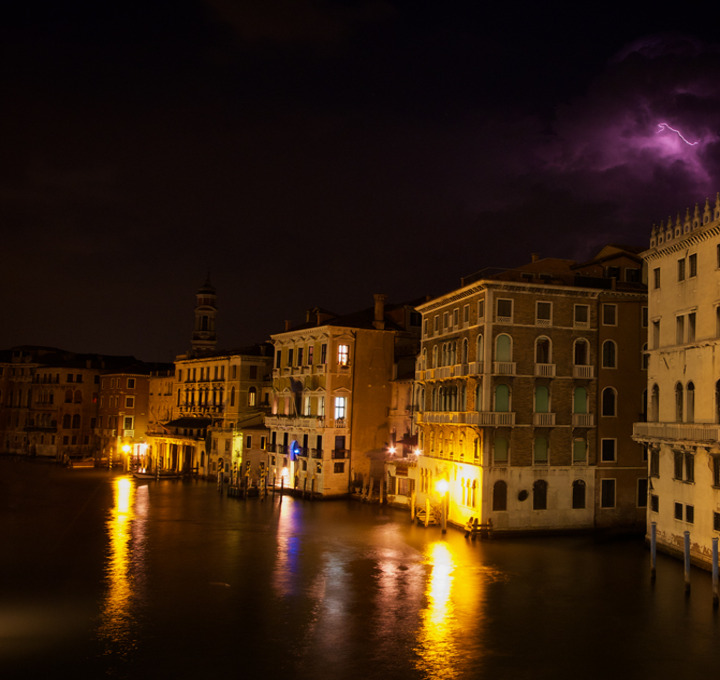
#> input picture tasks/1.bmp, 720 x 680 px
$ python main.py   (older library calls are emulated)
#> lines starting #> are read from the running program, lines starting #| are printed output that depends on the picture; long printed decimals are rounded
### method/HE.py
from PIL import Image
import numpy as np

class HE():
    def __init__(self, ):
        return

    def run(self, img: Image):
        r, g, b = img.split()
        r, g, b = np.array(r), np.array(g), np.array(b)

        def cal_he(channel: np.ndarray):
            imhist, bins = np.histogram(channel.flatten(), bins=256, density=True)
            cul_dis = imhist.cumsum()
            cul_dis = 255 * cul_dis / cul_dis[-1]
            result = np.interp(channel.flatten(), bins[:-1], cul_dis).reshape(channel.shape)
            return result

        img = np.stack((cal_he(r), cal_he(g), cal_he(b)), axis=2)
        return Image.fromarray(np.uint8(img))

### utils.py
from PIL import Image
import matplotlib.pyplot as plt
import numpy as np
from matrics import PSNR, SSIM, MAE, Entrpoy, EME

def draw_hist(img: Image, plt):
    r, g, b = img.split()
    ar=np.array(r).flatten()
    plt.hist(ar, bins=256, density=1, alpha=0.5, stacked=True, facecolor='r',edgecolor='r')
    ag=np.array(g).flatten()
    plt.hist(ag, bins=256, density=1, alpha=0.5, stacked=True, facecolor='g',edgecolor='g')
    ab=np.array(b).flatten()
    plt.hist(ab, bins=256, density=1, alpha=0.5, stacked=True, facecolor='b',edgecolor='b')

def show_results(img: Image, pro_img: Image, ref_img=None):
    if ref_img == None:
        plt.subplot(2 ,2 ,1)
        plt.imshow(img)
        plt.axis('off')
        plt.subplot(2, 2, 2)
        plt.imshow(pro_img)
        plt.axis('off')
        plt.subplot(2, 2, 3)
        draw_hist(img, plt)
        plt.subplot(2, 2, 4)
        draw_hist(pro_img, plt)

    else:
        plt.subplot(2, 3, 1)
        plt.imshow(img)
        plt.axis('off')
        plt.subplot(2, 3, 2)
        plt.imshow(pro_img)
        plt.axis('off')
        plt.subplot(2, 3, 3)
        plt.imshow(ref_img)
        plt.axis('off')
        plt.subplot(2, 3, 4)
        draw_hist(img, plt)
        plt.subplot(2, 3, 5)
        draw_hist(pro_img, plt)
        plt.subplot(2, 3, 6)
        draw_hist(ref_img, plt)

    plt.show()
    return

def print_results(args, img: Image, pro_img: Image, ref_img=None):
    print('=' * 100)
    print('Finish Processing! Method:', args.method)
    print('=' * 100)
    img_entropy = Entrpoy(img)
    pro_entropy = Entrpoy(pro_img)
    img_eme = EME(img, args.eme_size)
    pro_eme = EME(pro_img, args.eme_size)

    print('Entropy of RGB channels of the original image:', img_entropy[0][0], img_entropy[1][0], img_entropy[2][0])
    print('Entropy of RGB channels of the enhanced image:', pro_entropy[0][0], pro_entropy[1][0], pro_entropy[2][0], '\n')
    print('Entropy of the Grayscale original image:', img_entropy[3][0])
    print('Entropy of the Grayscale enhanced image:', pro_entropy[3][0],'\n')

    print('EME of RGB channels of the original image:', img_eme[0], img_eme[1], img_eme[2])
    print('EME of RGB channels of the enhanced image:', pro_eme[0], pro_eme[1], pro_eme[2],'\n')
    print('EME of the Grayscale original image:', img_eme[3])
    print('EME of the Grayscale enhanced image:', pro_eme[3], '\n')

    if ref_img != None:
        print('PSNR between the original image and the ground truth images is', PSNR(img, ref_img))
        print('PSNR between the enhanced image and the ground truth images is', PSNR(pro_img, ref_img),'\n')
        print('SSIM between the original image and the ground truth images is', SSIM(img, ref_img))
        print('SSIM between the enhanced image and the ground truth images is', SSIM(pro_img, ref_img),'\n')
        print('MAE between the original image and the ground truth images is', MAE(img, ref_img))
        print('MAE between the enhanced image and the ground truth images is', MAE(pro_img, ref_img),'\n')
    print('=' * 100)

### matrics.py
from skimage.metrics import peak_signal_noise_ratio as psnr
from skimage.metrics import structural_similarity as ssim
from PIL import Image
import numpy as np
import math

# [14 lines left out: functions PSNR, SSIM, MAE, not called in this run]


def Entrpoy(img: Image): # return[[R(bits, per_pixel)],[G],[B],[L]]
    rgb = img.convert("RGB")
    grey = img.convert("L")
    r, g, b = [np.asarray(component) for component in rgb.split()]
    l = np.asarray(grey)

    def cal_entropy(channel: np.ndarray):  # calculate the entropy for one channel
        hist, _ = np.histogram(channel, bins=range(0, 256))
        hist = hist[hist > 0]
        bits = -np.log10(hist / hist.sum()).sum()
        per_pixel = bits / channel.size
        return [bits, per_pixel]

    return [cal_entropy(r), cal_entropy(g), cal_entropy(b), cal_entropy(l)]

def EME(img: Image, s: int): #s: the size of small square batch to be calculated
    rgb = img.convert("RGB")
    grey = img.convert("L")
    r, g, b = [np.asarray(component) for component in rgb.split()]
    l = np.asarray(grey)

    def cal_eme(channel: np.ndarray, s: int):
        s1, s2 = channel.shape
        s1 = math.floor(s1 / s)
        s2 = math.floor(s2 / s)
        eme = 0
        for i in range(0, channel.shape[0], s1):
            for j in range(0, channel.shape[1], s2):
                temp_c = channel[i:i+s1, j:j+s2]
                eme += 20 * np.log10((np.max(temp_c) + 1) / (np.min(temp_c) + 1)) #using 1e-6 might cause the dark image's EME to be very large
        return eme / (s1 * s2)

    return [cal_eme(r, s), cal_eme(g, s), cal_eme(b, s), cal_eme(l, s)]

### main.py
import argparse
from PIL import Image
from utils import show_results, print_results
from method.HE import HE
from method.Gamma import Gamma
from method.Gray_World import Gray_World
from method.Retinex import Retinex
from method.Max_RGB import Max_RGB
from method.DeHaze import DeHaze
from method.LIME import LIME

def parse_args(parser):
    parser.add_argument('--method', type=str, default='HE', help='The method you would like to apply', choices=['HE', 'Gamma', 'Gray_World', 'Retinex', 'Max_RGB', 'DeHaze', 'LIME'])
    parser.add_argument('--img_path', type=str, default='./tasks/1.bmp', help='Path of the image to be enhanced')
    parser.add_argument('--has_reference', type=str, default='False', help='Does the image has a ground truth reference? If true, enter the path of the reference image')
    parser.add_argument('--eme_size', type=int, default=20, help='The window size of matrix EME')
    return

def method_required(parser):
    if parser.parse_known_args()[0].method in ['Gamma', 'Max_RGB']:
        parser.add_argument('--gamma', type=float, default=0.5, help='Gamma < 1')
    if parser.parse_known_args()[0].method in 'Gray_World':
        parser.add_argument('--gamma', type=float, default=0.5, help='Gamma < 1 for low illumination images, if gamma==1, simply apply Gray World')
    if parser.parse_known_args()[0].method == 'Retinex':
        parser.add_argument('--model', type=str, default='SSR', help='Single or Multiple', choices=['SSR','MSR'])
        parser.add_argument('--sigma_list', type=list, default=[15, 80, 200], help='Sigma list for MSR')
        parser.add_argument('--sigma', type=int, default=200, help='Sigma for SSR')
    if parser.parse_known_args()[0].method == 'DeHaze':
        parser.add_argument('--omega', type=float, default=0.8, help='weight of dark channel')
        parser.add_argument('--kernel_size', type=int, default=9, help='dark channel kernel size')
        parser.add_argument('--model', type=str, default='origin', help='choose to use the original dehaze model of the enhanced one', choices=['origin', 'enhanced'])
    if parser.parse_known_args()[0].method == 'LIME':
        parser.add_argument('--gamma', type=float, default=0.6, help='Gamma < 1')
        parser.add_argument('--kernel_size', type=int, default=15, help='kernel size of special guassian kernel')
        parser.add_argument('--sigma', type=float, default=3, help='sigma for building special gaussian kernel')
        parser.add_argument('--alpha', type=float, default=0.15, help='coefficient to balance the terms in equation 18')
    return

def main(args):
    img = Image.open(args.img_path)
#> img is the input picture: PIL image 720x680 RGB; mean R, G, B 53.9, 31.7, 13.3
    if args.has_reference != 'False':
        ref_img = Image.open(args.has_reference)

    #begin processing
    if args.method == 'HE':
        model = HE()
    if args.method == 'Gamma':
        model = Gamma(args.gamma)
    if args.method == 'Gray_World':
        model = Gray_World(args.gamma)
    if args.method == 'Retinex':
        model = Retinex(args)
    if args.method == 'Max_RGB':
        model = Max_RGB(args.gamma)
    if args.method == 'DeHaze':
        model = DeHaze(args.omega, args.kernel_size, args.model)
    if args.method == 'LIME':
        model =LIME(args.gamma, args.alpha, args.sigma, args.kernel_size)

    pro_img = model.run(img) #processing image
#> in run, `r, g, b = img.split()`:
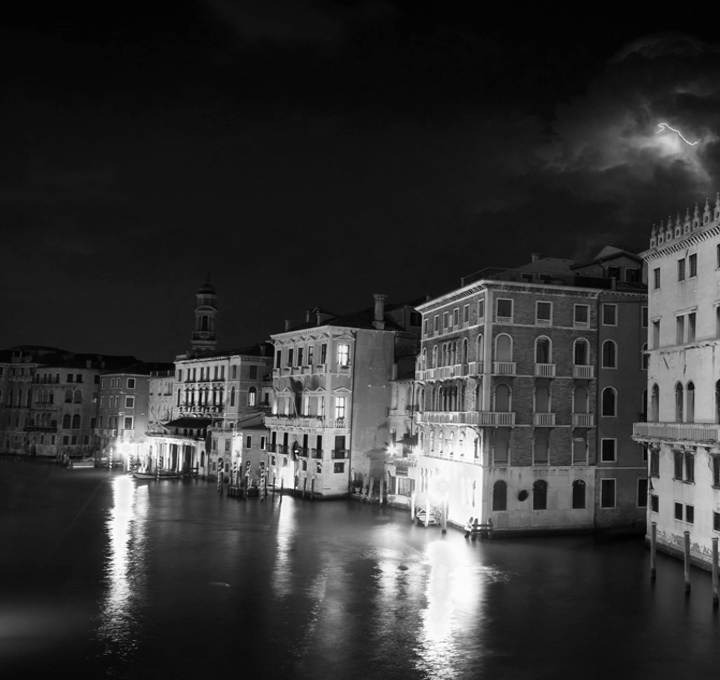
#> r: PIL image 720x680 L; min 0, max 255, mean 53.9
#> in run, `r, g, b = img.split()`:
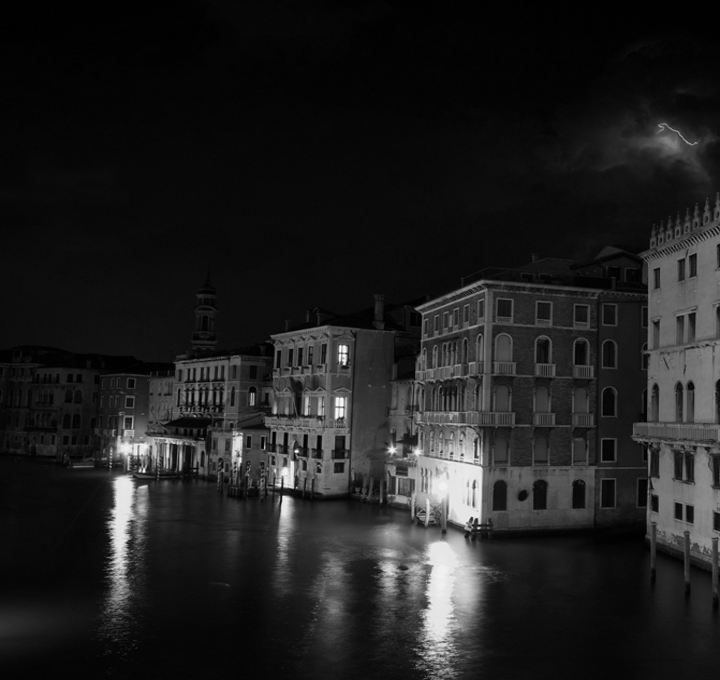
#> g: PIL image 720x680 L; min 0, max 254, mean 31.7
#> in run, `r, g, b = img.split()`:
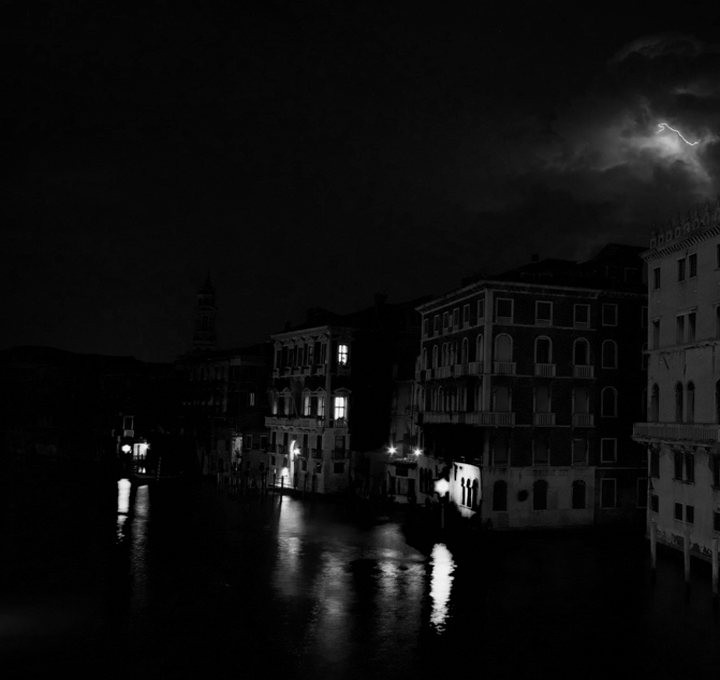
#> b: PIL image 720x680 L; min 0, max 255, mean 13.3
#> in cal_he, `imhist, bins = np.histogram(channel.flatten(), bins=256, density=True)`: imhist = 256 values, max 0.0389 at index 20, min 1.64e-05 at index 0, mean 0.00392; bins = 257 values from 0 to 255
#> in cal_he, `cul_dis = imhist.cumsum()`: cul_dis = 256 values from 1.64e-05 to 1
#> in cal_he, `cul_dis = 255 * cul_dis / cul_dis[-1]`: cul_dis = 256 values from 0.00417 to 255
#> in cal_he (call 3), `imhist, bins = np.histogram(channel.flatten(), bins=256, density=True)`: imhist = 256 values, max 0.1 at index 1, min 4.1e-06 at index 253, mean 0.00392; bins = 257 values from 0 to 255
#> in cal_he (call 3), `cul_dis = imhist.cumsum()`: cul_dis = 256 values from 0.0946 to 1
#> in cal_he (call 3), `cul_dis = 255 * cul_dis / cul_dis[-1]`: cul_dis = 256 values from 24.02 to 255
#> in cal_he (call 3), `result = np.interp(channel.flatten(), bins[:-1], cul_dis).reshape(chan..`:
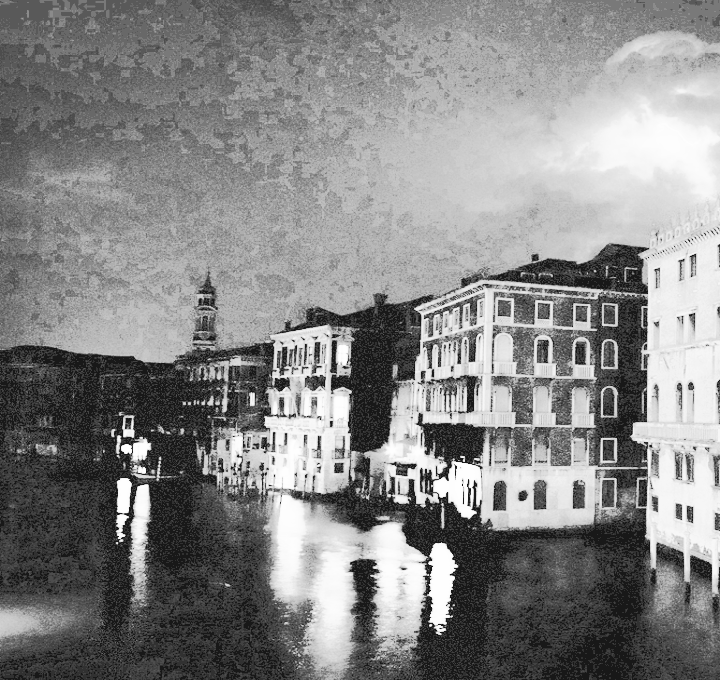
#> result: shape (680, 720) float64; min 24.02, max 255, mean 134.5
#> in run, `img = np.stack((cal_he(r), cal_he(g), cal_he(b)), axis=2)`:
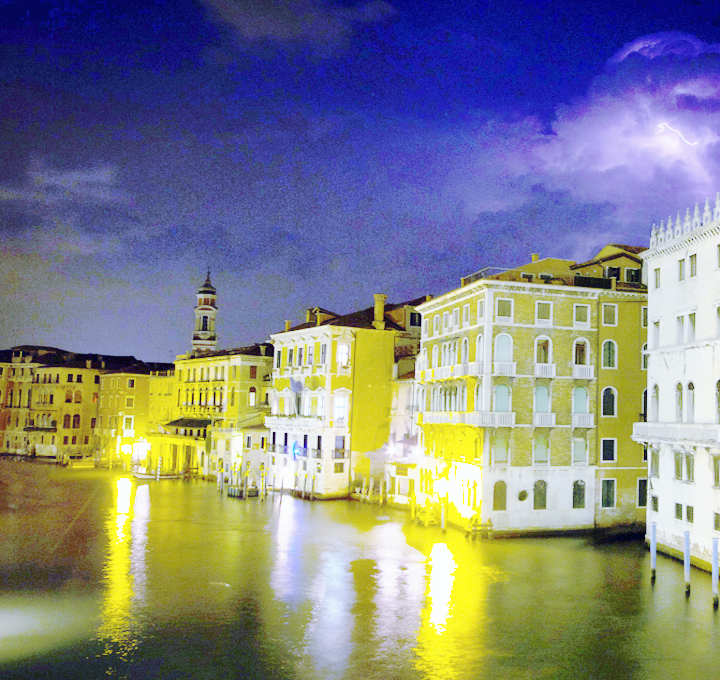
#> img: shape (680, 720, 3) float64; mean of channels 0, 1, 2 129.6, 131.1, 134.5; drawn as R, G, B

    #print out the results
    if args.has_reference == 'False':
        show_results(img, pro_img)
#> in show_results, `plt.show()`:
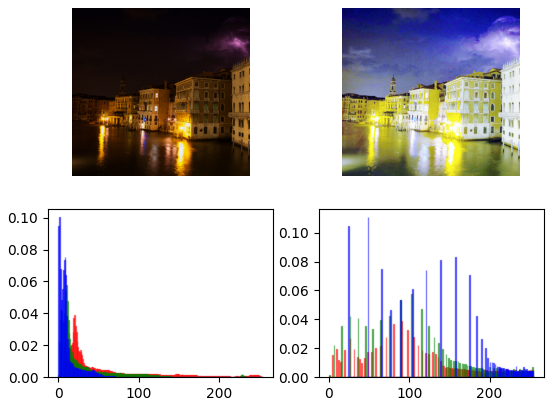
#> figure drawn by matplotlib, 4 panels; panel 3: tallest bar 0.0389 high, from x = 19.92 to 20.92; panel 3: tallest bar 0.058 high, from x = 9.92 to 10.91; panel 3: tallest bar 0.1 high, from x = 0.996 to 1.99; panel 4: tallest bar 0.0389 high, from x = 89.65 to 90.64
        print_results(args, img, pro_img)
#> in cal_entropy, `hist, _ = np.histogram(channel, bins=range(0, 256))`: hist = 255 values, max 18984 at index 20, min 8 at index 0, mean 1920
#> in cal_entropy, `bits = -np.log10(hist / hist.sum()).sum()`: bits = 692.5
#> in cal_entropy, `per_pixel = bits / channel.size`: per_pixel = 0.00141
#> in print_results, `img_entropy = Entrpoy(img)`: img_entropy = [[692.5, 0.00141], [779.6, 0.00159], [902.3, 0.00184], [757.6, 0.00155]]
#> in Entrpoy (call 2), `grey = img.convert("L")`:
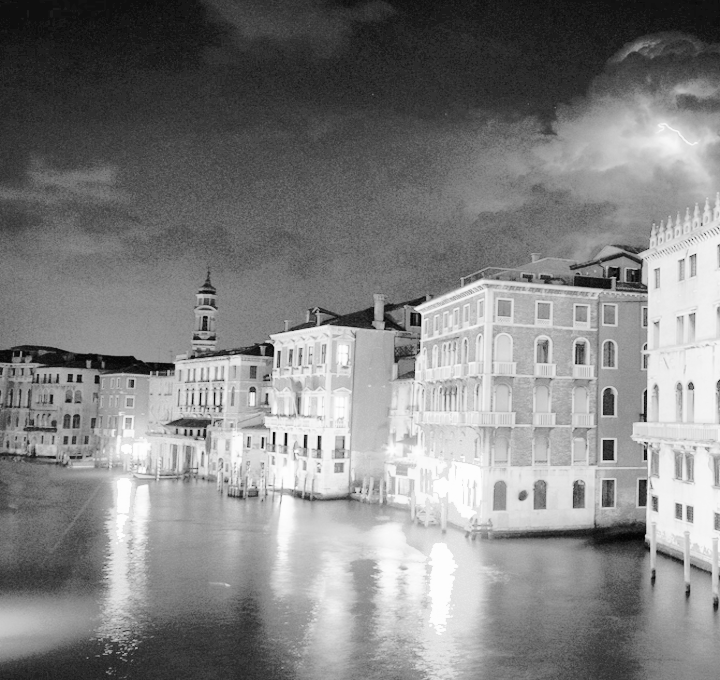
#> grey: PIL image 720x680 L; min 3, max 255, mean 130.5
#> in print_results, `pro_entropy = Entrpoy(pro_img)`: pro_entropy = [[293, 0.000598], [219.6, 0.000449], [120.4, 0.000246], [635, 0.0013]]
#> after the loop in cal_eme, `for i in range(0, channel.shape[0], s1):`: eme = 5012.4
#> in print_results, `img_eme = EME(img, args.eme_size)`: img_eme = [4.1, 5.3, 6.53, 4.51]
#> in print_results, `pro_eme = EME(pro_img, args.eme_size)`: pro_eme = [3.53, 4.59, 3.91, 3.3]
#| Entropy of RGB channels of the original image: 692.540 779.561 902.289
#| Entropy of RGB channels of the enhanced image: 293.016 219.622 120.372
#| Entropy of the Grayscale original image: 757.588
#| Entropy of the Grayscale enhanced image: 634.967
#| EME of RGB channels of the original image: 4.095 5.304 6.533
#| EME of RGB channels of the enhanced image: 3.529 4.590 3.906
#| EME of the Grayscale original image: 4.515
#| EME of the Grayscale enhanced image: 3.302
    else:
        show_results(img, pro_img, ref_img)
        print_results(args, img, pro_img, ref_img)

    return


if __name__ == '__main__':
    parser = argparse.ArgumentParser(description='Low Illumination Image Enhancement')
    parse_args(parser)
    method_required(parser)
    args = parser.parse_known_args()[0]
    main(args)

$ run again, with tasks/10.bmp copied over tasks/1.bmp
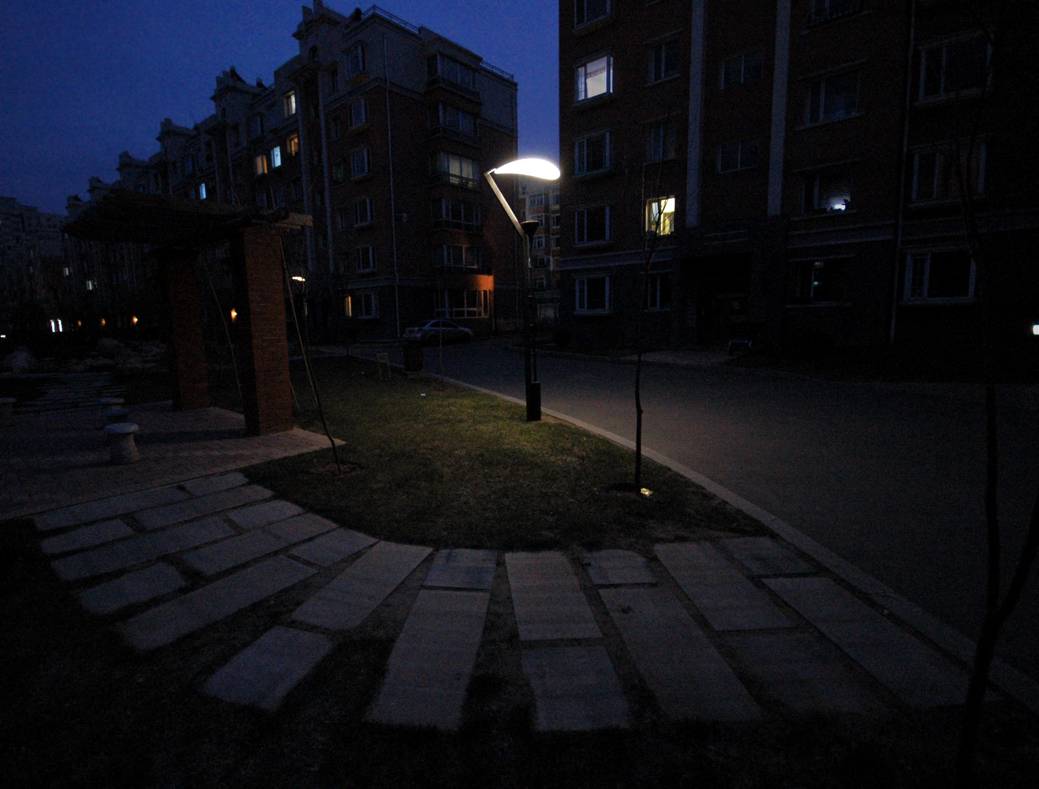
#> input picture tasks/10.bmp, 1039 x 789 px
#> in main, img is the input picture: PIL image 1039x789 RGB; mean R, G, B 16.8, 17.9, 24.8
#> imhist = 256 values, max 0.0513 at index 2, min 2.45e-06 at index 230, mean 0.00392; bins = 257 values from 0 to 255
#> in cal_he, `cul_dis = imhist.cumsum()`: cul_dis = 256 values from 0.0301 to 1
#> in cal_he, `cul_dis = 255 * cul_dis / cul_dis[-1]`: cul_dis = 256 values from 7.63 to 255
#> imhist = 256 values, max 0.0509 at index 2, min 2.45e-06 at index 202, mean 0.00392
#> in cal_he (call 2), `cul_dis = imhist.cumsum()`: cul_dis = 256 values from 0.031 to 1
#> in cal_he (call 2), `cul_dis = 255 * cul_dis / cul_dis[-1]`: cul_dis = 256 values from 7.87 to 255
#> in cal_he (call 2), `result = np.interp(channel.flatten(), bins[:-1], cul_dis).reshape(chan..`:
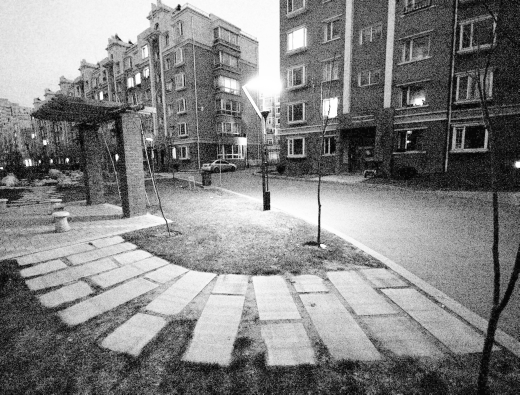
#> result: shape (789, 1039) float64 (shown at 1/2 size); min 7.87, max 255, mean 131.3
#> img: shape (789, 1039, 3) float64
#> in show_results, `plt.show()`:
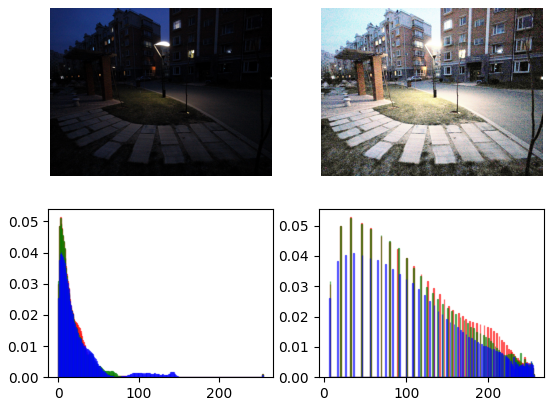
#> figure drawn by matplotlib, 4 panels; panel 3: tallest bar 0.0513 high, from x = 1.99 to 2.99; panel 3: tallest bar 0.0509 high, from x = 1.99 to 2.99; panel 3: tallest bar 0.0401 high, from x = 2.99 to 3.98; panel 4: tallest bar 0.0528 high, from x = 32.19 to 33.16
#> in cal_entropy, `hist, _ = np.histogram(channel, bins=range(0, 256))`: hist = 255 values, max 41912 at index 2, min 2 at index 230, mean 3214.8
#> bits = 985.4
#> per_pixel = 0.0012
#> img_entropy = [[985.4, 0.0012], [996.1, 0.00122], [906.8, 0.00111], [990, 0.00121]]
#> pro_entropy = [[111.3, 0.000136], [125.7, 0.000153], [154.3, 0.000188], [622.2, 0.000759]]
#> after the loop in cal_eme, `for i in range(0, channel.shape[0], s1):`: eme = 12286.9
#> img_eme = [6.18, 5.9, 6.04, 5.8]
#> pro_eme = [5.29, 5, 5.04, 4.85]
#| Entropy of RGB channels of the original image: 985.425 996.092 906.800
#| Entropy of RGB channels of the enhanced image: 111.301 125.747 154.271
#| Entropy of the Grayscale original image: 989.992
#| Entropy of the Grayscale enhanced image: 622.225
#| EME of RGB channels of the original image: 6.177 5.902 6.039
#| EME of RGB channels of the enhanced image: 5.287 5.002 5.036
#| EME of the Grayscale original image: 5.797
#| EME of the Grayscale enhanced image: 4.850
